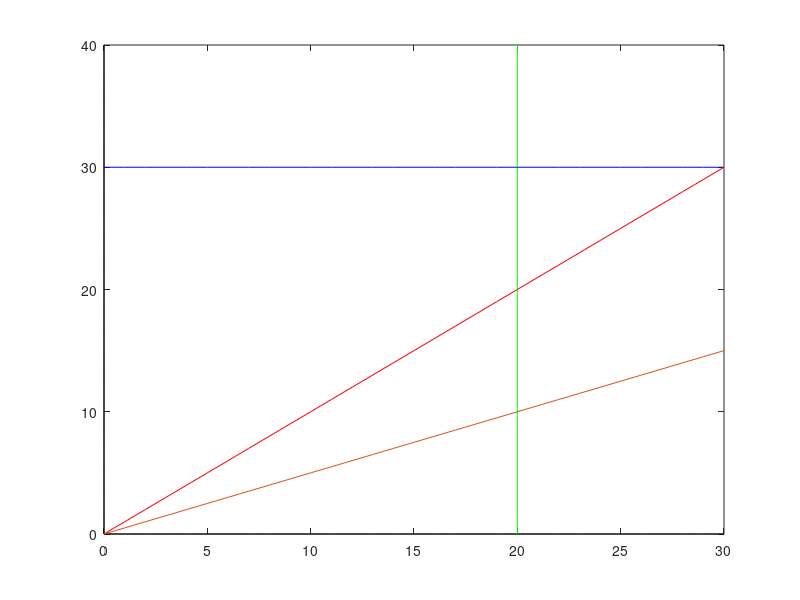

MATLAB code for this plot: (Note: this script raises an error after producing the figure.)
% Ejercicio 1 (maximizacion metodo grafico)

% Un nuevo taller de automoviles en el que laboran mecanicos y pintores
% Es necesario disponer de un numero mayoro igual de pintores que de
% mecanicos y el numero de pintores no supere el doble del de mecanicos.
% En total hay disponibles 30 mecanicos y 20 pintores. Como beneficio para
% la empresa por jornada es de 150.000 por pintor y 120.000 por mecanico
% ¿Cuantos trabajadores deben elegirse para obtener el maximo beneficio?

clc, clear


x = 0:30;
y = 0:40;

ejex=zeros(size(x));
ejey=zeros(size(y));

plot(x,ejex,"Color",'black') %Ejes
hold on
plot(ejey,y,"Color",'black')
hold on

x1 = 20; %Restriccion 1 
plot (x1 * ones (size(y)),y,"Color",'Green')
hold on

x2 = 30; %Restriccion 2 
plot (x ,x2 * ones (size(x)),"Color",'Blue')
hold on

x2 = x; %Restriccion 3
plot (x,x2,"Color",'Red')
hold on

x2 = x/2;
plot (x,x2,"Color",'#D95319')
hold on

plot(20,20,'O')
 plot(20,10,'O')
 plot(0,0,'O')

xlabel('x1')
ylabel('x2')

grid on

f = '150000*x1 + 120000 * x2';
syms x1 x2

x1=20;
x2=10;

r1 = num2str(eval(f));

disp(strcat("cuando x1=",num2str(x1)," y x2=",num2str(x2)," El resultado es:",r1))

x1=20;
x2=20;

r2 = num2str(eval(f));

disp(strcat("cuando x1=",num2str(x1)," y x2=",num2str(x2)," El resultado es:",r2))
disp("La solucion es 20 pintores y 20 mecanicos para maximizar las ganancias")














